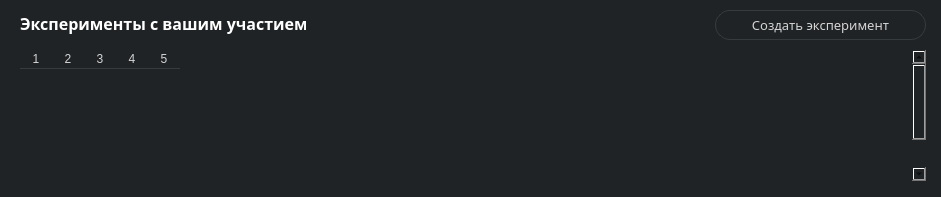
       <widget class="QFrame" name="frame_6">
        <property name="geometry">
         <rect>
          <x>20</x>
          <y>5</y>
          <width>941</width>
          <height>197</height>
         </rect>
        </property>
        <property name="styleSheet">
         <string notr="true">background-color: rgb(32, 35, 37);
border-radius: 21px</string>
        </property>
        <property name="frameShape">
         <enum>QFrame::StyledPanel</enum>
        </property>
        <property name="frameShadow">
         <enum>QFrame::Raised</enum>
        </property>
        <widget class="QLabel" name="label_10">
         <property name="geometry">
          <rect>
           <x>20</x>
           <y>10</y>
           <width>286</width>
           <height>26</height>
          </rect>
         </property>
         <property name="font">
          <font>
           <family>Inter V</family>
           <pointsize>12</pointsize>
           <bold>true</bold>
          </font>
         </property>
         <property name="styleSheet">
          <string notr="true">color: rgb(255, 255, 255);</string>
         </property>
         <property name="text">
          <string>Эксперименты с вашим участием</string>
         </property>
        </widget>
        <widget class="QTableWidget" name="tableExp">
         <property name="geometry">
          <rect>
           <x>20</x>
           <y>50</y>
           <width>906</width>
           <height>131</height>
          </rect>
         </property>
         <property name="minimumSize">
          <size>
           <width>736</width>
           <height>126</height>
          </size>
         </property>
         <property name="font">
          <font>
           <family>Inter V</family>
           <pointsize>12</pointsize>
           <italic>false</italic>
          </font>
         </property>
         <property name="styleSheet">
          <string notr="true">QTableWidget{
color: rgb(212, 212, 212);
border:none;
text-align: center;
}
QTableView::item:focus{
    border: 1px solid rgb(163, 236, 90);
}
QHeaderView::section{
	background-color: transparent;
	border-top: none;
border-right: none;
border-left: none;
	border-bottom: 1px solid rgb(54, 59, 62);
color: rgb(212, 212, 212);
	font: 10pt &quot;Inter V&quot;;
}
QScrollBar:vertical {
	border: none;
    background: transparent;
    width: 14px;
	border-radius: 8px;
 }

/*  HANDLE BAR VERTICAL */
QScrollBar::handle:vertical {	
	background-color: #A3EC5A;
	min-height: 30px;
	border-radius: 7px;
}

QScrollBar::sub-line:vertical {
	border: none;
	background-color: none;
	height: 0px;
}

QScrollBar::add-line:vertical {
	border: none;
	background-color: none;
	height: 0px;
}

QScrollBar::up-arrow:vertical, QScrollBar::down-arrow:vertical {
	background: none;
}
QScrollBar::add-page:vertical, QScrollBar::sub-page:vertical {
	background: none;
}</string>
         </property>
         <property name="frameShape">
          <enum>QFrame::NoFrame</enum>
         </property>
         <property name="horizontalScrollBarPolicy">
          <enum>Qt::ScrollBarAlwaysOff</enum>
         </property>
         <property name="editTriggers">
          <set>QAbstractItemView::NoEditTriggers</set>
         </property>
         <property name="tabKeyNavigation">
          <bool>false</bool>
         </property>
         <property name="showDropIndicator" stdset="0">
          <bool>false</bool>
         </property>
         <property name="dragDropOverwriteMode">
          <bool>false</bool>
         </property>
         <property name="selectionMode">
          <enum>QAbstractItemView::NoSelection</enum>
         </property>
         <property name="selectionBehavior">
          <enum>QAbstractItemView::SelectRows</enum>
         </property>
         <property name="textElideMode">
          <enum>Qt::ElideMiddle</enum>
         </property>
         <property name="verticalScrollMode">
          <enum>QAbstractItemView::ScrollPerPixel</enum>
         </property>
         <property name="horizontalScrollMode">
          <enum>QAbstractItemView::ScrollPerPixel</enum>
         </property>
         <property name="showGrid">
          <bool>false</bool>
         </property>
         <property name="sortingEnabled">
          <bool>false</bool>
         </property>
         <property name="wordWrap">
          <bool>false</bool>
         </property>
         <property name="cornerButtonEnabled">
          <bool>false</bool>
         </property>
         <property name="rowCount">
          <number>5</number>
         </property>
         <property name="columnCount">
          <number>5</number>
         </property>
         <attribute name="horizontalHeaderVisible">
          <bool>true</bool>
         </attribute>
         <attribute name="horizontalHeaderDefaultSectionSize">
          <number>32</number>
         </attribute>
         <attribute name="horizontalHeaderHighlightSections">
          <bool>false</bool>
         </attribute>
         <attribute name="horizontalHeaderShowSortIndicator" stdset="0">
          <bool>false</bool>
         </attribute>
         <attribute name="verticalHeaderVisible">
          <bool>false</bool>
         </attribute>
         <attribute name="verticalHeaderCascadingSectionResizes">
          <bool>false</bool>
         </attribute>
         <attribute name="verticalHeaderHighlightSections">
          <bool>false</bool>
         </attribute>
         <row/>
         <row/>
         <row/>
         <row/>
         <row/>
         <column/>
         <column/>
         <column/>
         <column/>
         <column/>
        </widget>
        <widget class="QPushButton" name="add_exp">
         <property name="geometry">
          <rect>
           <x>715</x>
           <y>10</y>
           <width>211</width>
           <height>30</height>
          </rect>
         </property>
         <property name="font">
          <font>
           <family>Inter V</family>
           <pointsize>10</pointsize>
          </font>
         </property>
         <property name="styleSheet">
          <string notr="true">QPushButton{
	background-color: transparent;
	border: 1px solid rgb(54, 59, 62);
border-radius: 15px;
color: rgb(212, 212, 212);
}
QPushButton:hover{
	background-color: rgb(58, 58, 58);
}</string>
         </property>
         <property name="text">
          <string>Создать эксперимент</string>
         </property>
        </widget>
        <zorder>tableExp</zorder>
        <zorder>label_10</zorder>
        <zorder>add_exp</zorder>
       </widget>
